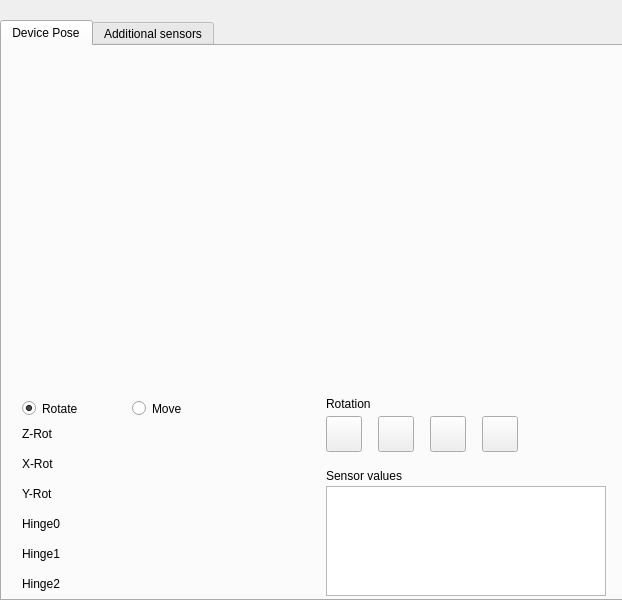
<?xml version="1.0" encoding="UTF-8"?>
<ui version="4.0">
 <class>VirtualSensorsPage</class>
 <widget class="QWidget" name="VirtualSensorsPage">
  <property name="geometry">
   <rect>
    <x>0</x>
    <y>0</y>
    <width>622</width>
    <height>600</height>
   </rect>
  </property>
  <property name="windowTitle">
   <string>Form</string>
  </property>
  <widget class="QTabWidget" name="tabWidget">
   <property name="geometry">
    <rect>
     <x>0</x>
     <y>20</y>
     <width>630</width>
     <height>581</height>
    </rect>
   </property>
   <property name="styleSheet">
    <string notr="true"/>
   </property>
   <property name="currentIndex">
    <number>0</number>
   </property>
   <widget class="QWidget" name="tab">
    <attribute name="title">
     <string>Device Pose</string>
    </attribute>
    <widget class="Device3DWidget" name="accelWidget" native="true">
     <property name="geometry">
      <rect>
       <x>20</x>
       <y>10</y>
       <width>584</width>
       <height>331</height>
      </rect>
     </property>
     <property name="report_metrics" stdset="0">
      <bool>false</bool>
     </property>
    </widget>
    <widget class="QRadioButton" name="accelModeRotate">
     <property name="geometry">
      <rect>
       <x>20</x>
       <y>350</y>
       <width>103</width>
       <height>25</height>
      </rect>
     </property>
     <property name="text">
      <string>Rotate</string>
     </property>
     <property name="checked">
      <bool>true</bool>
     </property>
     <property name="report_metrics" stdset="0">
      <bool>false</bool>
     </property>
    </widget>
    <widget class="QRadioButton" name="accelModeMove">
     <property name="geometry">
      <rect>
       <x>130</x>
       <y>350</y>
       <width>103</width>
       <height>25</height>
      </rect>
     </property>
     <property name="text">
      <string>Move</string>
     </property>
     <property name="report_metrics" stdset="0">
      <bool>false</bool>
     </property>
    </widget>
    <widget class="RaisedMaterialButton" name="rotateToPortrait">
     <property name="geometry">
      <rect>
       <x>324</x>
       <y>370</y>
       <width>36</width>
       <height>36</height>
      </rect>
     </property>
     <property name="toolTip">
      <string>ROTATION_0</string>
     </property>
     <property name="accessibleDescription">
      <string>Device rotation upright</string>
     </property>
     <property name="text">
      <string/>
     </property>
     <property name="icon">
      <iconset resource="../resources.qrc">
       <normaloff>:/light/phone_portrait</normaloff>:/light/phone_portrait</iconset>
     </property>
     <property name="iconSize">
      <size>
       <width>24</width>
       <height>24</height>
      </size>
     </property>
     <property name="themeIconName" stdset="0">
      <string>phone_portrait</string>
     </property>
     <property name="ColorGroup" stdset="0">
      <string>Button</string>
     </property>
    </widget>
    <widget class="RaisedMaterialButton" name="rotateToLandscape">
     <property name="geometry">
      <rect>
       <x>480</x>
       <y>370</y>
       <width>36</width>
       <height>36</height>
      </rect>
     </property>
     <property name="toolTip">
      <string>ROTATION_270</string>
     </property>
     <property name="accessibleDescription">
      <string>Device rotation horizontal left</string>
     </property>
     <property name="text">
      <string/>
     </property>
     <property name="icon">
      <iconset resource="../resources.qrc">
       <normaloff>:/light/phone_landscape</normaloff>:/light/phone_landscape</iconset>
     </property>
     <property name="iconSize">
      <size>
       <width>24</width>
       <height>24</height>
      </size>
     </property>
     <property name="themeIconName" stdset="0">
      <string>phone_landscape</string>
     </property>
     <property name="ColorGroup" stdset="0">
      <string>Button</string>
     </property>
    </widget>
    <widget class="RaisedMaterialButton" name="rotateToReversePortrait">
     <property name="geometry">
      <rect>
       <x>428</x>
       <y>370</y>
       <width>36</width>
       <height>36</height>
      </rect>
     </property>
     <property name="toolTip">
      <string>ROTATION_180</string>
     </property>
     <property name="accessibleDescription">
      <string>Device rotation upside down</string>
     </property>
     <property name="text">
      <string/>
     </property>
     <property name="icon">
      <iconset resource="../resources.qrc">
       <normaloff>:/light/phone_reverse_portrait</normaloff>:/light/phone_reverse_portrait</iconset>
     </property>
     <property name="iconSize">
      <size>
       <width>24</width>
       <height>24</height>
      </size>
     </property>
     <property name="themeIconName" stdset="0">
      <string>phone_reverse_portrait</string>
     </property>
     <property name="ColorGroup" stdset="0">
      <string>Button</string>
     </property>
    </widget>
    <widget class="RaisedMaterialButton" name="rotateToReverseLandscape">
     <property name="geometry">
      <rect>
       <x>376</x>
       <y>370</y>
       <width>36</width>
       <height>36</height>
      </rect>
     </property>
     <property name="toolTip">
      <string>ROTATION_90</string>
     </property>
     <property name="accessibleDescription">
      <string>Device rotation horizontal right</string>
     </property>
     <property name="text">
      <string/>
     </property>
     <property name="icon">
      <iconset resource="../resources.qrc">
       <normaloff>:/light/phone_reverse_landscape</normaloff>:/light/phone_reverse_landscape</iconset>
     </property>
     <property name="iconSize">
      <size>
       <width>24</width>
       <height>24</height>
      </size>
     </property>
     <property name="themeIconName" stdset="0">
      <string>phone_reverse_landscape</string>
     </property>
     <property name="ColorGroup" stdset="0">
      <string>Button</string>
     </property>
    </widget>
    <widget class="QStackedWidget" name="accelerometerSliders">
     <property name="geometry">
      <rect>
       <x>10</x>
       <y>375</y>
       <width>300</width>
       <height>185</height>
      </rect>
     </property>
     <property name="currentIndex">
      <number>0</number>
     </property>
     <widget class="QWidget" name="page">
      <widget class="QLabel" name="zRotLabel">
       <property name="geometry">
        <rect>
         <x>10</x>
         <y>5</y>
         <width>40</width>
         <height>15</height>
        </rect>
       </property>
       <property name="text">
        <string>Z-Rot</string>
       </property>
      </widget>
      <widget class="EditableSliderWidget" name="zRotSlider" native="true">
       <property name="geometry">
        <rect>
         <x>50</x>
         <y>5</y>
         <width>250</width>
         <height>30</height>
        </rect>
       </property>
      </widget>
      <widget class="QLabel" name="xRotLabel">
       <property name="geometry">
        <rect>
         <x>10</x>
         <y>35</y>
         <width>40</width>
         <height>15</height>
        </rect>
       </property>
       <property name="text">
        <string>X-Rot</string>
       </property>
      </widget>
      <widget class="EditableSliderWidget" name="xRotSlider" native="true">
       <property name="geometry">
        <rect>
         <x>50</x>
         <y>35</y>
         <width>250</width>
         <height>30</height>
        </rect>
       </property>
      </widget>
      <widget class="QLabel" name="yRotLabel">
       <property name="geometry">
        <rect>
         <x>10</x>
         <y>65</y>
         <width>40</width>
         <height>15</height>
        </rect>
       </property>
       <property name="text">
        <string>Y-Rot</string>
       </property>
      </widget>
      <widget class="EditableSliderWidget" name="yRotSlider" native="true">
       <property name="geometry">
        <rect>
         <x>50</x>
         <y>65</y>
         <width>250</width>
         <height>30</height>
        </rect>
       </property>
      </widget>
      <widget class="EditableSliderWidget" name="hinge0Slider" native="true">
       <property name="geometry">
        <rect>
         <x>60</x>
         <y>95</y>
         <width>240</width>
         <height>30</height>
        </rect>
       </property>
      </widget>
      <widget class="EditableSliderWidget" name="hinge1Slider" native="true">
       <property name="geometry">
        <rect>
         <x>60</x>
         <y>125</y>
         <width>240</width>
         <height>30</height>
        </rect>
       </property>
      </widget>
      <widget class="EditableSliderWidget" name="hinge2Slider" native="true">
       <property name="geometry">
        <rect>
         <x>60</x>
         <y>155</y>
         <width>240</width>
         <height>30</height>
        </rect>
       </property>
      </widget>
      <widget class="QLabel" name="hinge0Label">
       <property name="geometry">
        <rect>
         <x>10</x>
         <y>95</y>
         <width>40</width>
         <height>15</height>
        </rect>
       </property>
       <property name="text">
        <string>Hinge0</string>
       </property>
      </widget>
      <widget class="QLabel" name="hinge1Label">
       <property name="geometry">
        <rect>
         <x>10</x>
         <y>125</y>
         <width>40</width>
         <height>15</height>
        </rect>
       </property>
       <property name="text">
        <string>Hinge1</string>
       </property>
      </widget>
      <widget class="QLabel" name="hinge2Label">
       <property name="geometry">
        <rect>
         <x>10</x>
         <y>155</y>
         <width>40</width>
         <height>15</height>
        </rect>
       </property>
       <property name="text">
        <string>Hinge2</string>
       </property>
      </widget>
     </widget>
     <widget class="QWidget" name="page_2">
      <widget class="QLabel" name="positionXLabel">
       <property name="geometry">
        <rect>
         <x>10</x>
         <y>20</y>
         <width>40</width>
         <height>15</height>
        </rect>
       </property>
       <property name="text">
        <string>X</string>
       </property>
      </widget>
      <widget class="EditableSliderWidget" name="positionXSlider" native="true">
       <property name="geometry">
        <rect>
         <x>50</x>
         <y>10</y>
         <width>250</width>
         <height>50</height>
        </rect>
       </property>
      </widget>
      <widget class="QLabel" name="positionYLabel">
       <property name="geometry">
        <rect>
         <x>10</x>
         <y>80</y>
         <width>40</width>
         <height>15</height>
        </rect>
       </property>
       <property name="text">
        <string>Y</string>
       </property>
      </widget>
      <widget class="EditableSliderWidget" name="positionYSlider" native="true">
       <property name="geometry">
        <rect>
         <x>50</x>
         <y>70</y>
         <width>250</width>
         <height>50</height>
        </rect>
       </property>
      </widget>
      <widget class="QLabel" name="positionZLabel">
       <property name="geometry">
        <rect>
         <x>10</x>
         <y>140</y>
         <width>40</width>
         <height>15</height>
        </rect>
       </property>
       <property name="text">
        <string>Z</string>
       </property>
      </widget>
      <widget class="EditableSliderWidget" name="positionZSlider" native="true">
       <property name="geometry">
        <rect>
         <x>50</x>
         <y>130</y>
         <width>250</width>
         <height>50</height>
        </rect>
       </property>
      </widget>
     </widget>
    </widget>
    <widget class="QLabel" name="label_15">
     <property name="geometry">
      <rect>
       <x>324</x>
       <y>350</y>
       <width>100</width>
       <height>15</height>
      </rect>
     </property>
     <property name="text">
      <string>Rotation</string>
     </property>
    </widget>
    <widget class="QTextBrowser" name="resultingAccelerometerValues">
     <property name="geometry">
      <rect>
       <x>324</x>
       <y>440</y>
       <width>280</width>
       <height>110</height>
      </rect>
     </property>
    </widget>
    <widget class="QLabel" name="label_6">
     <property name="geometry">
      <rect>
       <x>324</x>
       <y>420</y>
       <width>100</width>
       <height>20</height>
      </rect>
     </property>
     <property name="text">
      <string>Sensor values</string>
     </property>
    </widget>
   </widget>
   <widget class="QWidget" name="tab_2">
    <attribute name="title">
     <string>Additional sensors</string>
    </attribute>
    <widget class="QLabel" name="label_4">
     <property name="geometry">
      <rect>
       <x>20</x>
       <y>30</y>
       <width>160</width>
       <height>15</height>
      </rect>
     </property>
     <property name="text">
      <string>Ambient temperature (°C)</string>
     </property>
    </widget>
    <widget class="EditableSliderWidget" name="temperatureSensorValueWidget" native="true">
     <property name="geometry">
      <rect>
       <x>10</x>
       <y>50</y>
       <width>280</width>
       <height>80</height>
      </rect>
     </property>
     <property name="report_metrics" stdset="0">
      <bool>false</bool>
     </property>
    </widget>
    <widget class="QLabel" name="label_5">
     <property name="geometry">
      <rect>
       <x>20</x>
       <y>140</y>
       <width>90</width>
       <height>15</height>
      </rect>
     </property>
     <property name="text">
      <string>Proximity (cm)</string>
     </property>
    </widget>
    <widget class="EditableSliderWidget" name="proximitySensorValueWidget" native="true">
     <property name="geometry">
      <rect>
       <x>10</x>
       <y>160</y>
       <width>280</width>
       <height>80</height>
      </rect>
     </property>
     <property name="report_metrics" stdset="0">
      <bool>false</bool>
     </property>
    </widget>
    <widget class="QLabel" name="label_7">
     <property name="geometry">
      <rect>
       <x>324</x>
       <y>30</y>
       <width>220</width>
       <height>15</height>
      </rect>
     </property>
     <property name="text">
      <string>Magnetic field (North-East-Up μT)</string>
     </property>
    </widget>
    <widget class="QWidget" name="horizontalLayoutWidget">
     <property name="geometry">
      <rect>
       <x>324</x>
       <y>50</y>
       <width>286</width>
       <height>40</height>
      </rect>
     </property>
     <layout class="QHBoxLayout" name="horizontalLayout">
      <property name="topMargin">
       <number>0</number>
      </property>
      <item>
       <widget class="QDoubleSpinBox" name="magNorthWidget">
        <property name="accessibleDescription">
         <string>Magnetic field North</string>
        </property>
        <property name="minimum">
         <double>-1000.000000000000000</double>
        </property>
        <property name="maximum">
         <double>1000.000000000000000</double>
        </property>
        <property name="value">
         <double>22.000000000000000</double>
        </property>
        <property name="class" stdset="0">
         <string>EditableValue</string>
        </property>
       </widget>
      </item>
      <item>
       <widget class="QDoubleSpinBox" name="magEastWidget">
        <property name="accessibleDescription">
         <string>Magnetic field East</string>
        </property>
        <property name="minimum">
         <double>-1000.000000000000000</double>
        </property>
        <property name="maximum">
         <double>1000.000000000000000</double>
        </property>
        <property name="value">
         <double>5.900000000000000</double>
        </property>
        <property name="class" stdset="0">
         <string>EditableValue</string>
        </property>
       </widget>
      </item>
      <item>
       <widget class="QDoubleSpinBox" name="magVerticalWidget">
        <property name="accessibleDescription">
         <string>Magnetic field Up</string>
        </property>
        <property name="minimum">
         <double>-1000.000000000000000</double>
        </property>
        <property name="maximum">
         <double>1000.000000000000000</double>
        </property>
        <property name="value">
         <double>43.100000000000001</double>
        </property>
        <property name="class" stdset="0">
         <string>EditableValue</string>
        </property>
       </widget>
      </item>
     </layout>
    </widget>
    <widget class="EditableSliderWidget" name="lightSensorValueWidget" native="true">
     <property name="geometry">
      <rect>
       <x>314</x>
       <y>160</y>
       <width>280</width>
       <height>80</height>
      </rect>
     </property>
     <property name="report_metrics" stdset="0">
      <bool>false</bool>
     </property>
    </widget>
    <widget class="QLabel" name="label_9">
     <property name="geometry">
      <rect>
       <x>324</x>
       <y>140</y>
       <width>60</width>
       <height>15</height>
      </rect>
     </property>
     <property name="text">
      <string>Light (lux)</string>
     </property>
    </widget>
    <widget class="EditableSliderWidget" name="pressureSensorValueWidget" native="true">
     <property name="geometry">
      <rect>
       <x>10</x>
       <y>280</y>
       <width>280</width>
       <height>80</height>
      </rect>
     </property>
     <property name="report_metrics" stdset="0">
      <bool>false</bool>
     </property>
    </widget>
    <widget class="QLabel" name="label_10">
     <property name="geometry">
      <rect>
       <x>20</x>
       <y>260</y>
       <width>90</width>
       <height>15</height>
      </rect>
     </property>
     <property name="text">
      <string>Pressure (hPa)</string>
     </property>
    </widget>
    <widget class="EditableSliderWidget" name="humiditySensorValueWidget" native="true">
     <property name="geometry">
      <rect>
       <x>314</x>
       <y>280</y>
       <width>280</width>
       <height>80</height>
      </rect>
     </property>
     <property name="report_metrics" stdset="0">
      <bool>false</bool>
     </property>
    </widget>
    <widget class="QLabel" name="label_11">
     <property name="geometry">
      <rect>
       <x>324</x>
       <y>260</y>
       <width>130</width>
       <height>15</height>
      </rect>
     </property>
     <property name="text">
      <string>Relative humidity (%)</string>
     </property>
    </widget>
    <widget class="QPushButton" name="helpMagneticField">
     <property name="geometry">
      <rect>
       <x>510</x>
       <y>30</y>
       <width>15</width>
       <height>15</height>
      </rect>
     </property>
     <property name="text">
      <string/>
     </property>
     <property name="icon">
      <iconset resource="../resources.qrc">
       <normaloff>:/light/help_outline</normaloff>:/light/help_outline</iconset>
     </property>
     <property name="iconSize">
      <size>
       <width>15</width>
       <height>15</height>
      </size>
     </property>
     <property name="flat">
      <bool>true</bool>
     </property>
     <property name="themeIconName" stdset="0">
      <string>help_outline</string>
     </property>
     <property name="helpButton" stdset="0">
      <bool>true</bool>
     </property>
    </widget>
    <widget class="QPushButton" name="helpLight">
     <property name="geometry">
      <rect>
       <x>390</x>
       <y>140</y>
       <width>15</width>
       <height>15</height>
      </rect>
     </property>
     <property name="text">
      <string/>
     </property>
     <property name="icon">
      <iconset resource="../resources.qrc">
       <normaloff>:/light/help_outline</normaloff>:/light/help_outline</iconset>
     </property>
     <property name="iconSize">
      <size>
       <width>15</width>
       <height>15</height>
      </size>
     </property>
     <property name="flat">
      <bool>true</bool>
     </property>
     <property name="themeIconName" stdset="0">
      <string>help_outline</string>
     </property>
     <property name="helpButton" stdset="0">
      <bool>true</bool>
     </property>
    </widget>
    <widget class="QPushButton" name="helpPressure">
     <property name="geometry">
      <rect>
       <x>110</x>
       <y>260</y>
       <width>15</width>
       <height>15</height>
      </rect>
     </property>
     <property name="text">
      <string/>
     </property>
     <property name="icon">
      <iconset resource="../resources.qrc">
       <normaloff>:/light/help_outline</normaloff>:/light/help_outline</iconset>
     </property>
     <property name="iconSize">
      <size>
       <width>15</width>
       <height>15</height>
      </size>
     </property>
     <property name="flat">
      <bool>true</bool>
     </property>
     <property name="themeIconName" stdset="0">
      <string>help_outline</string>
     </property>
     <property name="helpButton" stdset="0">
      <bool>true</bool>
     </property>
    </widget>
    <widget class="QPushButton" name="helpAmbientTemp">
     <property name="geometry">
      <rect>
       <x>160</x>
       <y>30</y>
       <width>15</width>
       <height>15</height>
      </rect>
     </property>
     <property name="text">
      <string/>
     </property>
     <property name="icon">
      <iconset resource="../resources.qrc">
       <normaloff>:/light/help_outline</normaloff>:/light/help_outline</iconset>
     </property>
     <property name="iconSize">
      <size>
       <width>15</width>
       <height>15</height>
      </size>
     </property>
     <property name="flat">
      <bool>true</bool>
     </property>
     <property name="themeIconName" stdset="0">
      <string>help_outline</string>
     </property>
     <property name="helpButton" stdset="0">
      <bool>true</bool>
     </property>
    </widget>
    <widget class="QPushButton" name="helpProximity">
     <property name="geometry">
      <rect>
       <x>110</x>
       <y>140</y>
       <width>15</width>
       <height>15</height>
      </rect>
     </property>
     <property name="text">
      <string/>
     </property>
     <property name="icon">
      <iconset resource="../resources.qrc">
       <normaloff>:/light/help_outline</normaloff>:/light/help_outline</iconset>
     </property>
     <property name="iconSize">
      <size>
       <width>15</width>
       <height>15</height>
      </size>
     </property>
     <property name="flat">
      <bool>true</bool>
     </property>
     <property name="themeIconName" stdset="0">
      <string>help_outline</string>
     </property>
     <property name="helpButton" stdset="0">
      <bool>true</bool>
     </property>
    </widget>
    <widget class="QPushButton" name="helpMagneticField_2">
     <property name="geometry">
      <rect>
       <x>420</x>
       <y>260</y>
       <width>0</width>
       <height>15</height>
      </rect>
     </property>
     <property name="text">
      <string/>
     </property>
     <property name="icon">
      <iconset resource="../resources.qrc">
       <normaloff>:/light/help_outline</normaloff>:/light/help_outline</iconset>
     </property>
     <property name="iconSize">
      <size>
       <width>15</width>
       <height>15</height>
      </size>
     </property>
     <property name="flat">
      <bool>true</bool>
     </property>
     <property name="themeIconName" stdset="0">
      <string>help_outline</string>
     </property>
     <property name="helpButton" stdset="0">
      <bool>true</bool>
     </property>
    </widget>
    <widget class="QPushButton" name="helpHumidity">
     <property name="geometry">
      <rect>
       <x>440</x>
       <y>260</y>
       <width>15</width>
       <height>15</height>
      </rect>
     </property>
     <property name="text">
      <string/>
     </property>
     <property name="icon">
      <iconset resource="../resources.qrc">
       <normaloff>:/light/help_outline</normaloff>:/light/help_outline</iconset>
     </property>
     <property name="iconSize">
      <size>
       <width>15</width>
       <height>15</height>
      </size>
     </property>
     <property name="flat">
      <bool>true</bool>
     </property>
     <property name="themeIconName" stdset="0">
      <string>help_outline</string>
     </property>
     <property name="helpButton" stdset="0">
      <bool>true</bool>
     </property>
    </widget>
   </widget>
  </widget>
 </widget>
 <customwidgets>
  <customwidget>
   <class>EditableSliderWidget</class>
   <extends>QWidget</extends>
   <header>android/skin/qt/editable-slider-widget.h</header>
   <container>1</container>
  </customwidget>
  <customwidget>
   <class>Device3DWidget</class>
   <extends>QWidget</extends>
   <header>android/skin/qt/device-3d-widget.h</header>
   <container>1</container>
  </customwidget>
  <customwidget>
   <class>RaisedMaterialButton</class>
   <extends>QPushButton</extends>
   <header>android/skin/qt/raised-material-button.h</header>
  </customwidget>
 </customwidgets>
 <tabstops>
  <tabstop>tabWidget</tabstop>
  <tabstop>accelModeRotate</tabstop>
  <tabstop>accelModeMove</tabstop>
  <tabstop>rotateToPortrait</tabstop>
  <tabstop>rotateToReverseLandscape</tabstop>
  <tabstop>rotateToReversePortrait</tabstop>
  <tabstop>rotateToLandscape</tabstop>
  <tabstop>resultingAccelerometerValues</tabstop>
  <tabstop>helpAmbientTemp</tabstop>
  <tabstop>helpMagneticField</tabstop>
  <tabstop>magNorthWidget</tabstop>
  <tabstop>magEastWidget</tabstop>
  <tabstop>magVerticalWidget</tabstop>
  <tabstop>helpProximity</tabstop>
  <tabstop>helpLight</tabstop>
  <tabstop>helpPressure</tabstop>
  <tabstop>helpMagneticField_2</tabstop>
  <tabstop>helpHumidity</tabstop>
 </tabstops>
 <resources>
  <include location="../resources.qrc"/>
 </resources>
 <connections/>
</ui>
